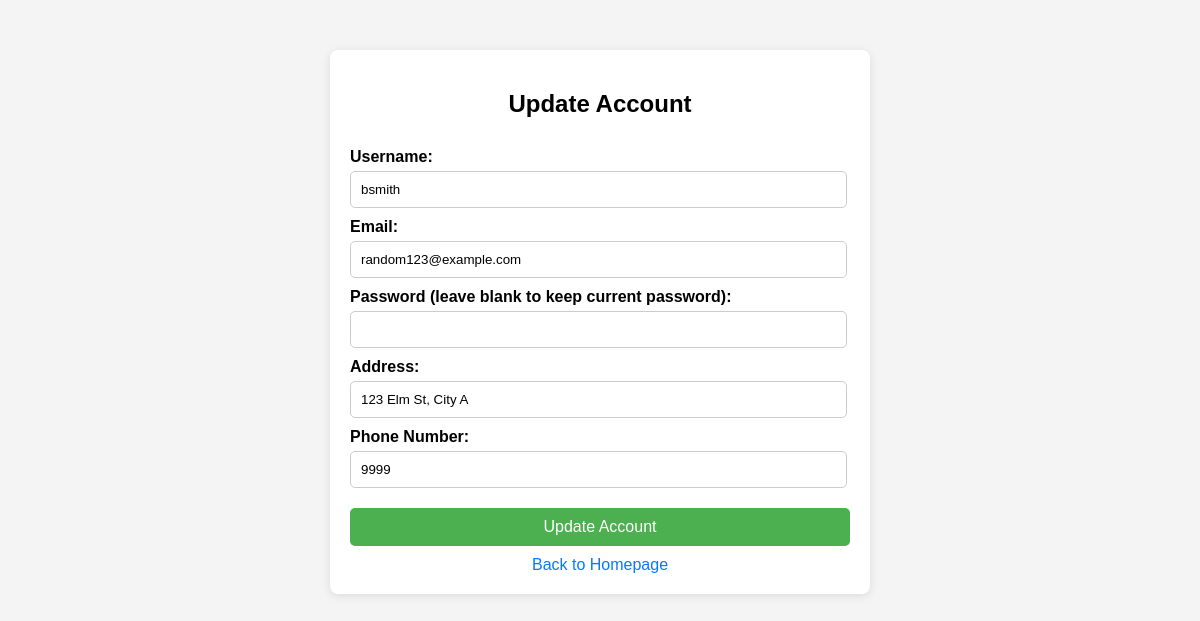
Screenshot of /update_account.php (signed in) with the database file from the repository.
### tables this page shows
CREATE TABLE IF NOT EXISTS `customer` (
  `user_id` int NOT NULL AUTO_INCREMENT,
  `username` varchar(255) NOT NULL,
  `email` varchar(255) NOT NULL,
  `password` varchar(255) NOT NULL,
  `address` text,
  `phone_number` varchar(20) DEFAULT NULL,
  `created_at` datetime DEFAULT CURRENT_TIMESTAMP,
  `role` varchar(20) DEFAULT 'user',
  PRIMARY KEY (`user_id`)
);

### update_account.php (the view, shortened to what this page needs)
<?php
$hn = 'localhost:3306';
$db = 'suburban_outfitters';
$un = 'root';
$pw = '';
$conn = new mysqli($hn, $un, $pw, $db);
$conn->set_charset("utf8mb4");
$userId = $_SESSION['user_id'];
$customerQuery = "SELECT username, email, address, phone_number FROM customer WHERE user_id = ?";
$stmt = $conn->prepare($customerQuery);
$stmt->bind_param("i", $userId);
$stmt->execute();
$result = $stmt->get_result();
$currentUser = $result->fetch_assoc();
?>
<!DOCTYPE html>
<html lang="en">
<head>
</head>
<body>
    <div class="container">
        <h2>Update Account</h2>
        <form action="update_account.php" method="post">
            <label for="username">Username:</label>
            <input type="text" id="username" name="username" value="<?= htmlspecialchars($currentUser['username']) ?>" required>
            <label for="email">Email:</label>
            <input type="email" id="email" name="email" value="<?= htmlspecialchars($currentUser['email']) ?>" required>
            <label for="password">Password (leave blank to keep current password):</label>
            <input type="password" id="password" name="password">
            <label for="address">Address:</label>
            <input type="text" id="address" name="address" value="<?= htmlspecialchars($currentUser['address']) ?>" required>
            <label for="phone_number">Phone Number:</label>
            <input type="tel" id="phone_number" name="phone_number" value="<?= htmlspecialchars($currentUser['phone_number']) ?>" required>
            <button type="submit">Update Account</button>
        </form>
        <a href="homepage.php" class="back-link">Back to Homepage</a>
    </div>
</body>
</html>

### update_account.php (style rules this page uses)
body { font-family: Arial, sans-serif; margin: 0; padding: 0; background-color: #f4f4f4; }
.container { width: 500px; margin: 50px auto; background-color: white; padding: 20px; border-radius: 8px; box-shadow: 0 2px 10px rgba(0, 0, 0, 0.1); }
h2 { text-align: center; margin-bottom: 20px; }
form { display: flex; flex-direction: column; }
label { margin-top: 10px; font-weight: bold; }
input { width: 95%; padding: 10px; margin-top: 5px; border: 1px solid #ccc; border-radius: 5px; }
button { margin-top: 20px; padding: 10px; font-size: 16px; color: white; background-color: #4CAF50; border: none; border-radius: 5px; cursor: pointer; }
.back-link { text-align: center; display: block; margin-top: 10px; text-decoration: none; color: #007bff; }

### rows the page displays
customer: username "bsmith", email "random123@example.com", address "123 Elm St, City A", phone_number "9999"
